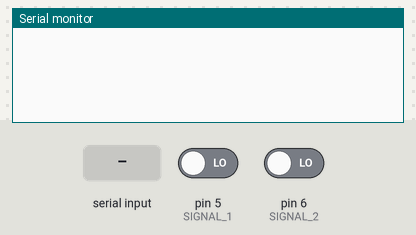
A sketch run on a simulated Arduino Uno, built with avr-gcc and run on an emulated ATmega328P. Parts: the last lines printed to the serial monitor. Inputs (shaded band) come from the test bench; at power-on: pin 5 (SIGNAL_1) LOW, pin 6 (SIGNAL_2) LOW. The board resets itself during the run and starts again.

Above: at 1.2 s.
1.3 s: "R" received over Serial
At 1.9 s:
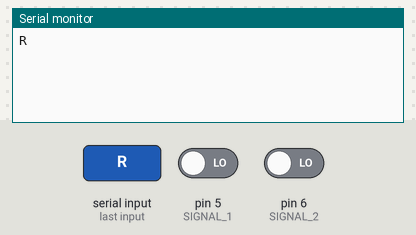
2.8 s: "S" received over Serial
At 4.2 s:
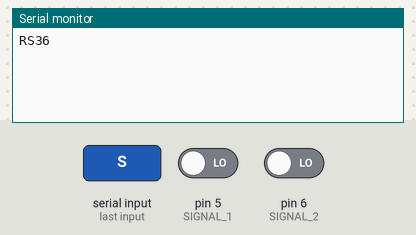

The sketch:

Timer.ino
```cpp
/*
 Name:    Timer.ino
 Created: 9/8/2020 12:20:43 PM
 Author:  USER
*/

#include <SoftwareSerial.h>
#include <avr/wdt.h>


#define SIGNAL_1 5
#define SIGNAL_2 6
#define START 3
#define END 6
#define IDLE 9


char cRecv = 0;
char cMode = IDLE;
bool bReadyFlag = true;
unsigned char ucData = 0;


// the setup function runs once when you press reset or power the board
void setup() {
  Serial.begin(115200);

  pinMode(SIGNAL_1, INPUT);
  pinMode(SIGNAL_2, INPUT);

  cMode = IDLE;
  wdt_disable();
}

// the loop function runs over and over again until power down or reset
void loop() {

  ucData = Serial.read();   // read the character

  if (ucData == 'R') {
    cMode = IDLE;

    Serial.print('R');
    wdt_enable(WDTO_15MS);  // 리셋
  }

  switch (cMode) {
    case START:
      // 시작 지점에서 장애물을 감지했을 때
      if (digitalRead(SIGNAL_1) == LOW) {
        Serial.print(START);
        cMode = END;
      }
      break;

    case END:
      // 도착지점에서 장애물을 감지했을 때
      if (digitalRead(SIGNAL_2) == LOW) {
        Serial.print(END);
        cMode = IDLE;
      }
      break;

    case IDLE:
      if (ucData == 'S') {
        Serial.print("S");
        cMode = START;
      }
      break;
   }
}


// 초음파센서 버전


///*
// Name:    Timer.ino
// Created: 9/8/2020 12:20:43 PM
// Author:  USER
//*/
//
//#include <SoftwareSerial.h>
//#include <avr/wdt.h>
//
//
//#define TRIG_1 9
//#define ECHO_1 8
//#define TRIG_2 6
//#define ECHO_2 7
//
//#define START 3
//#define END 6
//#define IDLE 9
//
//
//
////SoftwareSerial CSerial(0, 1);
//
//char cRecv =  0;
//char cMode = IDLE;
//unsigned long distance_1, duration_1, distance_2, duration_2 = 1000;
//bool isOn_1 = false;
//bool isOn_2 = false;
//
//bool bReadyFlag = true;
//
//
//// the setup function runs once when you press reset or power the board
//void setup() {
//  Serial.begin(115200);
//  //CSerial.begin(9600);
//
//  pinMode(TRIG_1, OUTPUT);
//  pinMode(ECHO_1, INPUT);
//  pinMode(TRIG_2, OUTPUT);
//  pinMode(ECHO_2, INPUT);
//
//  wdt_disable();
//}
//
//// the loop function runs over and over again until power down or reset
//void loop() {
//
//    // 센서값 측정
//    if(isOn_1){
//      digitalWrite(TRIG_1, LOW);
//      delayMicroseconds(2);
//      digitalWrite(TRIG_1, HIGH);
//      delayMicroseconds(10);
//      digitalWrite(TRIG_1, LOW);
//
//      duration_1 = pulseIn(ECHO_1, HIGH);
//      distance_1 = duration_1 * 17 / 1000;
//      //Serial.print("1 : ");
//      //Serial.println(distance_1);
//      delay(100);
//    }
//
//    if (isOn_2) {
//      digitalWrite(TRIG_2, LOW);
//      delayMicroseconds(2);
//      digitalWrite(TRIG_2, HIGH);
//      delayMicroseconds(10);
//      digitalWrite(TRIG_2, LOW);
//
//      duration_2 = pulseIn(ECHO_2, HIGH);
//      distance_2 = duration_2 * 17 / 1000;
//      //Serial.print("2 : ");
//      //Serial.println(distance_2);
//      delay(100);
//    }
//
//
//    if (Serial.read() == 'R') {
//      // 여기에서는 센서 하나를 끄던지 하자
//      cMode = IDLE;
//      isOn_1 = false;
//      isOn_2 = false;
//      Serial.print('R');
//      wdt_enable(WDTO_15MS);  // 리셋
//    }
//
//    //Serial.print("\nDIstance : ");
//    //Serial.println(" Cm");
//
//    switch (cMode) {
//      case START:
//        // 기존 디폴트 거리 미만이면 장애물이 있다는 증거
//        // 그때는 시리얼로 현재 거리를 전송한다.
//        //Serial.print("Q");
//        isOn_1 = true;
//        isOn_2 = false;
//        if (distance_1 <= 4 && distance_1 != 0){
//          Serial.print(START);
//          //Serial.println(distance_1);
//          cMode = END;
//          distance_1 = 0;
//        }
//        break;
//
//      case END:
//        // 도착지점에서 장애물을 감지했을 때
//        isOn_1 = false;
//        isOn_2 = true;
//        if (distance_2 <= 4 && distance_2 != 0) {
//          //Serial.println(distance_2);
//          Serial.print(END);
//          distance_2 = 0;
//          cMode = IDLE;
//        }
//        break;
//
//      case IDLE:
//        isOn_1 = false;
//        isOn_2 = false;
//
//        if (bReadyFlag) {
//          Serial.print("O");
//          bReadyFlag = false;
//        }
//
//        if (Serial.read() == 'S') {
//          Serial.print("S");
//          //Serial.print(Serial.read());
//          cMode = START;
//        }
//        break;
//      }
//}
```

Measured:
- after the input at 1.3 s, the serial monitor: prints a new line at once (image 1)
- after the input at 2.8 s, the serial monitor: prints a new line at once (image 2)
